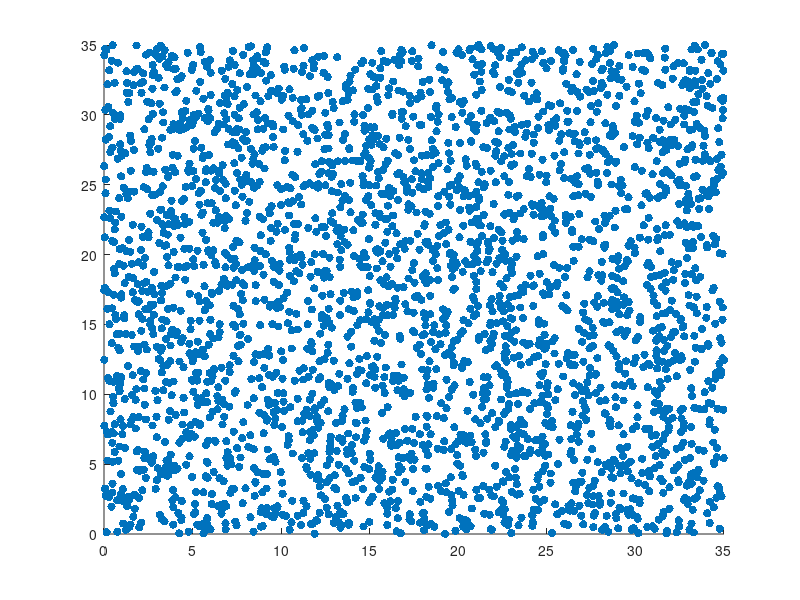

This chart was generated by the following MATLAB code: (Note: this script raises an error after producing the figure.)
% Developmental algorithm to form a pooling architecture on arbitrary geometry

clear
clc
close all

% Initialize Retinal nodes and their properties

numRetina = 1;
totNeurons_Retina = 3000;
squareLength = 35;
retinaParams_old = {};

for i = 1:numRetina
    
    retinaParams_old(i).numNeurons = totNeurons_Retina;
    re = rand(totNeurons_Retina,1);    
    retinaParams_old(i).x = squareLength*rand(totNeurons_Retina,2);
    centroid_RGC = mean(retinaParams_old(i).x);
    dist_center_to_all = bsxfun(@minus, retinaParams_old(i).x, centroid_RGC);
    
    dist_center_to_all = pdist2(retinaParams_old(i).x, centroid_RGC);
    gaussian_val = 6*exp(-(dist_center_to_all)/10);
    
    retinaParams_old(i).a = [0.02*ones(totNeurons_Retina,1)];
    retinaParams_old(i).b = [0.2*ones(totNeurons_Retina,1)];
    retinaParams_old(i).c = [-65+15*re.^2];
    retinaParams_old(i).d = bsxfun(@minus, 8, gaussian_val);
    
    retinaParams_old(i).D = squareform(pdist(retinaParams_old(i).x));
    D = retinaParams_old(i).D;
    retinaParams_old(i).Dk = 5*(D<2)- 2*(D>10).*exp(-D/10); 
    retinaParams_old(i).Dk = retinaParams_old(i).Dk - diag(diag(retinaParams_old(i).Dk));
    
    retinaParams_old(i).v = -65*ones(totNeurons_Retina,1); % Initial values of v
    retinaParams_old(i).u = retinaParams_old(i).b.*retinaParams_old(i).v;
    retinaParams_old(i).firings = [];
    
end

%% Design arbitrary geometry

figure; 
scatter(retinaParams_old(1).x(:,2),retinaParams_old(1).x(:,1),'filled')

h1 = imfreehand();
h2 = imfreehand();

sketch_boundary1 = h1.getPosition;
sketch_boundary2 = h2.getPosition;

figure; 
scatter(retinaParams_old(1).x(:,2),retinaParams_old(1).x(:,1),'filled')
hold on; k1 = boundary(sketch_boundary1(:,2),sketch_boundary1(:,1));
plot(sketch_boundary1(k1,1),sketch_boundary1(k1,2))

k2 = boundary(sketch_boundary2(:,2),sketch_boundary2(:,1));
plot(sketch_boundary2(k2,1),sketch_boundary2(k2,2))

% Find all coordinates within boundary
[in1, on1] = inpolygon(retinaParams_old(1).x(:,2),retinaParams_old(1).x(:,1),sketch_boundary1(k1,1),sketch_boundary1(k1,2));
[in2, on2] = inpolygon(retinaParams_old(1).x(:,2),retinaParams_old(1).x(:,1),sketch_boundary2(k2,1),sketch_boundary2(k2,2));

ind_withinGeometry = intersect(union(find(in1==1),find(on1==1)),find(in2==0));

figure; 
scatter(retinaParams_old(1).x(:,2),retinaParams_old(1).x(:,1),'k','filled')
hold on
scatter(retinaParams_old(1).x(ind_withinGeometry,2),retinaParams_old(1).x(ind_withinGeometry,1),'r','filled')

% Redefine all parameters of the retina.

numRetina = 1;
totNeurons_Retina = length(ind_withinGeometry);
retinaParams = {};

for i = 1:numRetina
    
    retinaParams(i).numNeurons = totNeurons_Retina;
    %re = rand(totNeurons_Retina,1);
    
    retinaParams(i).x = retinaParams_old(i).x(ind_withinGeometry,:);
    
    centroid_RGC = mean(retinaParams(i).x);
    dist_center_to_all = bsxfun(@minus, retinaParams(i).x, centroid_RGC);
    
    dist_center_to_all = pdist2(retinaParams(i).x, centroid_RGC);
    gaussian_val = 6*exp(-(dist_center_to_all)/10);
    
    retinaParams(i).a = [0.02*ones(totNeurons_Retina,1)];
    retinaParams(i).b = [0.2*ones(totNeurons_Retina,1)];
    retinaParams(i).c = [-65+15*re.^2];
    retinaParams(i).d = bsxfun(@minus, 8, gaussian_val);
    
    retinaParams(i).D = squareform(pdist(retinaParams(i).x));
    D = retinaParams(i).D;
    retinaParams(i).Dk = 5*(D<2)- 2*(D>10).*exp(-D/10); 
    retinaParams(i).Dk = retinaParams(i).Dk - diag(diag(retinaParams(i).Dk));
    
    retinaParams(i).v = -65*ones(totNeurons_Retina,1); % Initial values of v
    retinaParams(i).u = retinaParams(i).b.*retinaParams(i).v;
    retinaParams(i).firings = [];
    
end

figure;
scatter(retinaParams(1).x(:,2),retinaParams(1).x(:,1),'k','filled')


LGN_num = [400];%, 500];

for outerRadius = 6%:2:24

for numLGN= LGN_num
    
% clearvars -except numLGN LGN_num outerRadius
% clc
% close all

% load('RetinaParams_1500.mat')
% totNeurons_Retina = size(retinaParams.x,1);
% 
% 
% i = 1;
% numRetina = 1;
% D = retinaParams(i).D;
% totNeurons_Retina = size(retinaParams(i).x,1);
   
% Change wave-size!
retinaParams(i).Dk = 5*(D<2)- 2*(D>outerRadius).*exp(-D/10); 
retinaParams(i).Dk = retinaParams(i).Dk - diag(diag(retinaParams(i).Dk));

x_3d = [retinaParams(i).x, zeros(size(retinaParams(i).x,1),1)];

%% Parameters of the LGN

eta = 0.1;
decay_rt = 0.01;
maxInnervations = totNeurons_Retina;

LGN_params = {};
connectedNeurons = [];
initConnections  = [];

mu_wts = 2.5;
sigma_wts = 0.14;

synapticMatrix_retinaLGN = zeros(totNeurons_Retina, numLGN);

% Choose random nodes on the arbitGeometry REtina -- and layer up!
layer_LGN = randi([1, totNeurons_Retina],numLGN,1);
LGN_pos2d = retinaParams(1).x(layer_LGN,:);
LGN_pos3d = [LGN_pos2d, ones(size(LGN_pos2d,1),1)];

di = pdist2(x_3d, LGN_pos3d);

% Normalizing synaptic matrix
for i = 1:numLGN
    synapticMatrix_retinaLGN(:,i) = normrnd(mu_wts, sigma_wts, [totNeurons_Retina,1]);
    synapticMatrix_retinaLGN(:,i) = synapticMatrix_retinaLGN(:,i)/mean(synapticMatrix_retinaLGN(:,i))*mu_wts;
end

LGN_synapticChanges = zeros(numLGN,1);
LGN_threshold = normrnd(70,2,numLGN,1);

LGNactivity = [];
initSynapticMatrix_retinaLGN = synapticMatrix_retinaLGN;

heatMap_wave = zeros(totNeurons_Retina,1); % # of times each neuron spikes

rfSizes = [150:50:750]';

%% Spontaneous synchronous bursts of Retina(s)
t = 0;

tic
rgc_connected = [];
time_rf = zeros(size(rfSizes,1),1);
numRfcompInit = 0;

while(1)
    t = t+1;
    
    if (t>1e6)
        break
    end
    
   
    if mod(t,1000) == 0
    
        s2Matrix= synapticMatrix_retinaLGN;
        s2Matrix(s2Matrix<0.1) = NaN;
        s2Matrix = ~isnan(s2Matrix);
        
        for ind_rf = 1:length(rfSizes)
            rf = rfSizes(ind_rf);
            temp1 = find(sum(s2Matrix)<rf);
            
            if and(length(temp1)>0.9*numLGN, time_rf(ind_rf) ==0)
                time_rf(ind_rf) = t;
            end
        end
        
        numRfcomp = length(time_rf)-length(find(time_rf ==0))
        
        if numRfcomp>=1
            
        if numRfcomp>numRfcompInit
            
            u = find(time_rf ~=0);
            minRFsize = u(1);
            
            s2Matrix= synapticMatrix_retinaLGN;
            s2Matrix(s2Matrix<0.1) = NaN;
            s2Matrix = ~isnan(s2Matrix);        
            
            temp1 = find(sum(s2Matrix)<rfSizes(minRFsize));

            figure;
            ctr = 1;
            for j = 1:20%numLGN        
                    subplot(4,5,j)
                    clear l

                    l = find(synapticMatrix_retinaLGN(:,temp1(j))>0.1);
                    hold on
                    scatter(retinaParams(1).x(:,2),retinaParams(1).x(:,1),[],'k','filled')
                    scatter(retinaParams(1).x(l,2),retinaParams(1).x(l,1),[],'r','filled')
                    hold on
                    %scatter(post_synapticPos(temp1(j),2),post_synapticPos(temp1(j),1),[],'b','filled')
                    %scatter(retinaParams(1).x(LGN_params(j).connectLGN,2),retinaParams(1).x(LGN_params(j).connectLGN,1),'b','filled')
                    title(sprintf('LGN %d',temp1(j)))

                    ctr = ctr + 1;
            end
            
            for j = temp1%1:numLGN
                rgc_connected = [rgc_connected, find(~isnan(s2Matrix(:,j)))'];
            end
            percent_node = length(unique(rgc_connected))/totNeurons_Retina;
            
            end
        numRfcompInit = numRfcomp;
        end
        
        if numRfcomp == length(rfSizes)
            break
        end
        
    
        % AFter every 1 sec (1000 ms) -- update the threshold to prevent random shifting % LGN_params.threshold
        for i = 1:numLGN
            
            if LGN_synapticChanges(i) < 200
                LGN_threshold(i) = max(LGNactivity(:,i))*1/5;
            end
            
            
        end
        LGNactivity = max(LGNactivity);
        disp(t)
        
    end
    
    spikeMat = zeros(numRetina*totNeurons_Retina,1);
    
    for i = 1:numRetina
       
        retinaParams(i).array_act = [];
        retinaParams(i).I = [3*randn(totNeurons_Retina,1)]; 
        
        retinaParams(i).fired = find(retinaParams(i).v >= 30);
        fired = retinaParams(i).fired;
        
        retinaParams(i).array_act = retinaParams(i).x(fired,:);
        
        %retinaParams(i).firings = [retinaParams(i).firings; t+0*fired, fired];
        retinaParams(i).v(fired) = retinaParams(i).c(fired);
        retinaParams(i).u(fired) = retinaParams(i).u(fired) + retinaParams(i).d(fired);
        retinaParams(i).I = retinaParams(i).I + sum(retinaParams(i).Dk(:,fired),2);
        retinaParams(i).v = retinaParams(i).v + 0.5*(0.04*retinaParams(i).v.^2 + 5*retinaParams(i).v + 140 - retinaParams(i).u + retinaParams(i).I);
        retinaParams(i).v = retinaParams(i).v + 0.5*(0.04*retinaParams(i).v.^2 + 5*retinaParams(i).v + 140 - retinaParams(i).u + retinaParams(i).I);
        retinaParams(i).u = retinaParams(i).u + retinaParams(i).a.*(retinaParams(i).b.*retinaParams(i).v - retinaParams(i).u); 

        spikeMat(fired+(i-1)*totNeurons_Retina,1) = ones(length(fired),1);
        
        if length(fired)>30
            heatMap_wave(fired) = heatMap_wave(fired)+1;
        end
    end
  
    % Hebbian learning for LGN nodes
      
    y1_allLGN = [];
    thresh_LGN = [];
    y1_allLGN = spikeMat'*synapticMatrix_retinaLGN;
    y1_allLGN(y1_allLGN<0) = 0;
    thresh_LGN = LGN_threshold';
    
    LGNactivity(end+1,:) = y1_allLGN;

    yAct_allLGN = bsxfun(@minus, y1_allLGN, thresh_LGN);
    yAct_allLGN(yAct_allLGN<0) = 0;
    [maxAct, maxInd_LGN] = max(yAct_allLGN);
    
    % Check if max node is greater than threshold
    
    if yAct_allLGN(maxInd_LGN) > 0
    
    % Modify weights ONLY for maxInd_LGN
    
    x_input = spikeMat;
    wt_input = synapticMatrix_retinaLGN(:,maxInd_LGN);
    
    wt_input = wt_input + 0.5*(eta*(yAct_allLGN(maxInd_LGN))*x_input);
    wt_input = wt_input + 0.5*(eta*(yAct_allLGN(maxInd_LGN))*x_input);
    
    synapticMatrix_retinaLGN(:,maxInd_LGN) = wt_input;
    
    % Keep track of number of synapses added/pruned!
    LGN_synapticChanges(maxInd_LGN) = LGN_synapticChanges(maxInd_LGN) + 1;
    
    % Modifying threshold! If threshold is much larger than activity :reduce ELSE increase
    LGN_threshold(maxInd_LGN) = LGN_threshold(maxInd_LGN) + 0.005*yAct_allLGN(maxInd_LGN);
    
    % Normalize weights to a constant strength
    synapticMatrix_retinaLGN(:,maxInd_LGN) = synapticMatrix_retinaLGN(:,maxInd_LGN)/mean(synapticMatrix_retinaLGN(:,maxInd_LGN))*mu_wts;
    
    end
end

end

end

